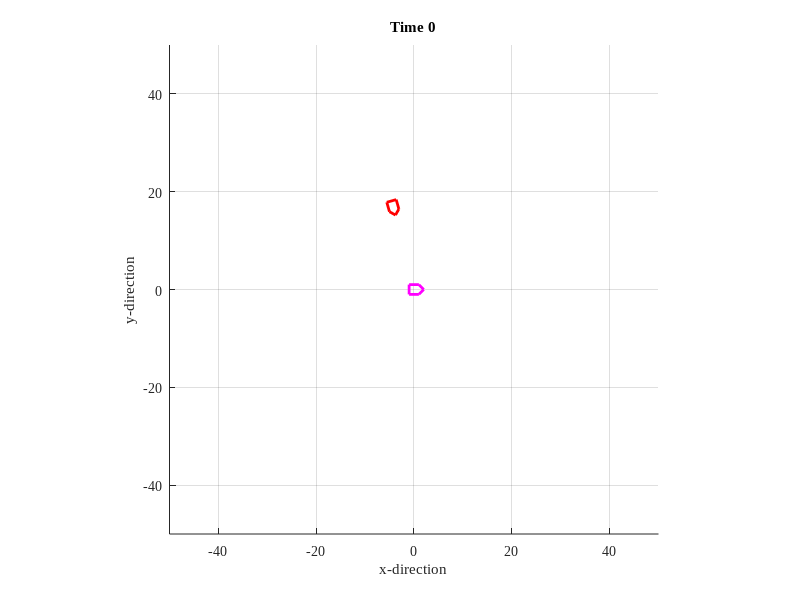

This figure's MATLAB source: (Note: this script raises an error after producing the figure.)
function [] = MTRN4010_91()
% sim car movement to target
% fuzzy control on velocity/angle
% PSO optimize zero membership function parameters
% modify vel.fis output membership ZERO upper bound
% modify ang.fis output membership ZERO lower/upper bound
% obective function is square rooted sum of pose error squares
% because of many simulations, the programm take a longer time to finish

% program management
clc; clear all; close all; dbstop if error;
set(0,'defaultaxesfontname','times new roman');

% car motion filed, sim time
field.range=50;
time.dt=1; time.T=500;

% car variables
[fig]=FigureNew(field);
[car]=CarNew(field);
[car]=CarNow(car,time,0,0);
[car]=CarShow(fig,car,0);
[real] = Static(field);
[target]=TargetNew(real);

% import fuzzy system
fis_vel=readfis('MTRN4010_vel.fis');
fis_ang=readfis('MTRN4010_ang.fis');

% PSO parameters
PSO.VLB=0.1; PSO.VUB=2;% car velocity lower/upper bound
PSO.ALB=0.1*pi; PSO.AUB=0.8*pi;% car angle lower/upper bound
PSO.D=2; PSO.G=1; PSO.N=10;% particle dimension generations, particles
PSO.V=rand(PSO.D,PSO.N);% initial PSO particle velocity
PSO.Gbest=[]; PSO.gbest=realmax;% PSO gbest    % realmax: Largest positive floating-point number
PSO.Pbest=[]; PSO.pbest=ones(1,PSO.N)*realmax;% PSO pbest
PSO.w1=0.9; PSO.w2=0.4; PSO.dw=PSO.w1-PSO.w2;% init and final inertia weight
PSO.cg=2; PSO.cp=2;% social, congnitive factor
PSO.X=rand(PSO.D,PSO.N); PSO.BND=[PSO.VLB PSO.VUB; PSO.ALB PSO.AUB];% PSO bound
for d=1:2,% particles for car vel/angle Z-MF
PSO.X(d,:)=PSO.BND(d,1)+PSO.X(d,:)*diff(PSO.BND(d,:));
end;

% PSO main loop
carInit=car;% initial car pose
for g=1:PSO.G,% PSO generation
    disp(PSO.X);% particles
    car=carInit;% restore init car pose
    for n=1:PSO.N,% PSO particles
        v=PSO.X(1,n); a=PSO.X(2,n);% velocity and angular bounds
        fis_vel.output.mf(1).params(3)=v;% modify vel output Z-MF
        fis_ang.output.mf(2).params(3)=a;% modify ang output Z-MF
        fis_ang.output.mf(2).params(1)=-a;
        % sim car movement
        for t=0:time.dt:time.T,
            [ds]=FindDistance(car,target);
            vel=evalfis(ds,fis_vel);
            [dq]=FindAngular(car,target);
            ang=evalfis(dq,fis_ang);
            [car]=CarNow(car,time,vel,ang);
        end;
        err=[car.x-target.x car.y-target.y AngleWrap(car.q-target.q)];% pose error
        fit(n)=sqrt(sum(err.^2));% objective function
        if fit(n)<PSO.gbest,% find global best
            PSO.gbest=fit(n);
            PSO.Gbest=PSO.X(:,n);
        end;
        if fit(n)<PSO.pbest(n),% find particle best
            PSO.pbest(n)=fit(n);
            PSO.Pbest(:,n)=PSO.X(:,n);
        end;
    end;
    disp(sprintf('Generation %d Gbest %5.3f %5.3f gbest %5.3f',...
    g,PSO.Gbest.',PSO.gbest));% currently best results
    % PSO update
    w=PSO.w2+(1-g/PSO.G)*PSO.dw;% decreasing inertia weight
    PSO.V=w*rand(PSO.D,PSO.N).*PSO.V+...
    PSO.cp*rand(PSO.D,PSO.N).*(PSO.Pbest-PSO.X)+...
    PSO.cg*rand(PSO.D,PSO.N).*(repmat(PSO.Gbest,[1,PSO.N])-PSO.X);
    PSO.X=PSO.X+PSO.V;
    % repare particles
    for d=1:PSO.D,
        z=find(PSO.X(d,:)<PSO.BND(d,1));
        PSO.X(d,z)=PSO.BND(d,1)+rand(1,length(z))*diff(PSO.BND(d,:));
        z=find(PSO.X(d,:)>PSO.BND(d,2));
        PSO.X(d,z)=PSO.BND(d,1)+rand(1,length(z))*diff(PSO.BND(d,:));
    end;
end;
% show result with optimized controller
fis_vel.output.mf(1).params(3)=PSO.Gbest(1);% modify vel output Z-MF
fis_ang.output.mf(2).params(3)= PSO.Gbest(2);% modify ang output Z-MF
fis_ang.output.mf(2).params(1)=-PSO.Gbest(2);
car=carInit;% restore initial car pose
for t=0:time.dt:time.T,
%     [target]=TargetNow(t,time,car,target);
%     [target]=TargetShow(fig,target,t);
    [ds]=FindDistance(car,target);
    vel=evalfis(ds,fis_vel);
    [dq]=FindAngular(car,target);
    ang=evalfis(dq,fis_ang);
    [car]=CarNow(car,time,vel,ang);
    [car]=CarShow(fig,car,t);
end;

function [fig]=FigureNew(field)
fig.fig=figure('units','normalized','position',[0.3 0.2 0.5 0.5]);
axis([-1 1 -1 1]*field.range); hold on; grid on; axis equal;
xlabel('x-direction'); ylabel('y-direction');
fig.ax=axis;

function [target]=Static(field)
target.x=(rand-0.5)*field.range;
target.y=(rand-0.5)*field.range;
target.q=AngleWrap(rand*2*pi);
target.shape=[ 2 0; 1 1; -1 1; -1 -1; 1 -1; 2 0]';
target.hdL.shape=plot(target.shape(1,:),target.shape(2,:),...
    'color','r','linewidth',2);
Rz=[ cos(target.q) -sin(target.q);
      sin(target.q) cos(target.q)];
shape=Rz*target.shape+repmat([target.x;target.y],1,6);
set(target.hdL.shape,'xdata',shape(1,:),'ydata',shape(2,:));

% ====================================================
function [target] = TargetNew(real)
target.rear = 0;
target.x = real.x - target.rear*cos(real.q); 
target.y = real.y - target.rear*sin(real.q);
target.q = real.q;
target.shape=[ 2 0; 1 1; -1 1; -1 -1; 1 -1; 2 0]';
target.hdL.shape=plot(target.shape(1,:),target.shape(2,:),'color','m','linewidth',2);

% ==================================================== 
function [target] = TargetNow(t,time,car,target)
target.x = target.x + time.dt*((target.rear*2/time.T)-(2*target.rear)/(time.T^2)*t)*cos(target.q) ;
target.y = target.y + time.dt*((target.rear*2/time.T)-(2*target.rear)/(time.T^2)*t)*sin(target.q);
target.q = target.q;

function [target] = TargetShow(fig,target,t)
ax=axis;
Rz=[  cos(target.q) -sin(target.q); 
      sin(target.q)  cos(target.q) ];
shape=Rz*target.shape+repmat([target.x;target.y],1,6);
set(target.hdL.shape,'xdata',shape(1,:),'ydata',shape(2,:)); 
axis(ax); title(sprintf('Time %d',t)); pause(0.001);
% ==================================================== 

function [ds]=FindDistance(car,target)
dx=target.x-car.x;
dy=target.y-car.y;
ds=sqrt(dx^2+dy^2);

function [dq]=FindAngular(car,target)
dx=target.x-car.x;
dy=target.y-car.y;
q=atan2(dy,dx)-car.q;
dq=AngleWrap(q);

function [q]=AngleWrap(q)
while q<pi,
    q=q+2*pi;
end;
while q>pi,
    q=q-2*pi;
end;

function [car]=CarNew(field)
car.x=(rand-0.5)*field.range*3;
car.y=(rand-0.5)*field.range*3;
car.q=AngleWrap(randn*2*pi);
car.trace=[car.x; car.y; car.q];
car.shape=[ 2 0; 1 1; -1 1; -1 -1; 1 -1; 2 0]';
car.hdL.shape=plot(car.shape(1,:),car.shape(2,:),'color','b','linewidth',2);
car.hdL.trace=plot(car.trace(1,:),car.trace(2,:),'color',[0 0.66 0]);

function [car]=CarNow(car,time,v,w)
car.x=car.x+time.dt*v*cos(car.q);
car.y=car.y+time.dt*v*sin(car.q);
car.q=car.q+time.dt*w; car.q=AngleWrap(car.q);
car.trace(:,end+1)=[car.x; car.y; car.q];

function [car]=CarShow(fig,car,t)
Rz=[ cos(car.q) -sin(car.q);
sin(car.q) cos(car.q)];
shape=Rz*car.shape+repmat([car.x;car.y],1,6);
set(car.hdL.shape,'xdata',shape(1,:),'ydata',shape(2,:));
set(car.hdL.trace,'xdata',car.trace(1,:),'ydata',car.trace(2,:));
axis(fig.ax); title(sprintf('Time %d',t)); pause(0.001);
